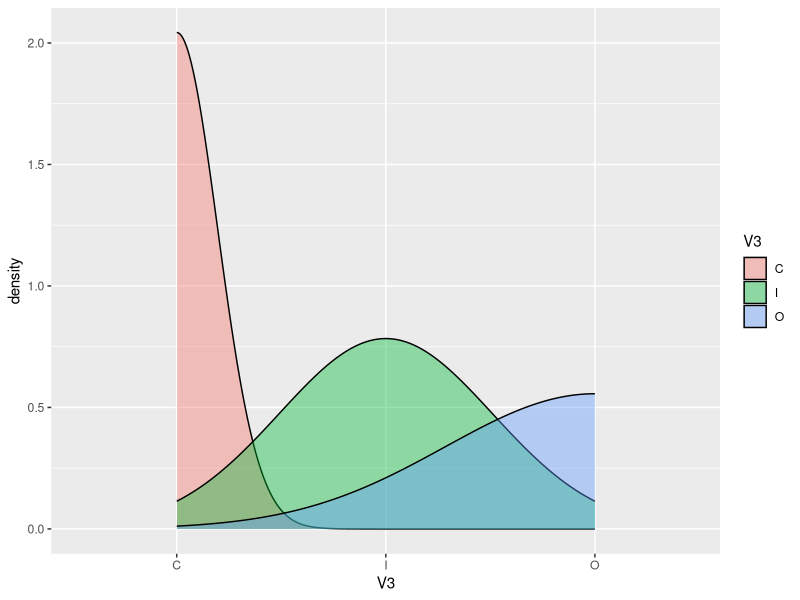
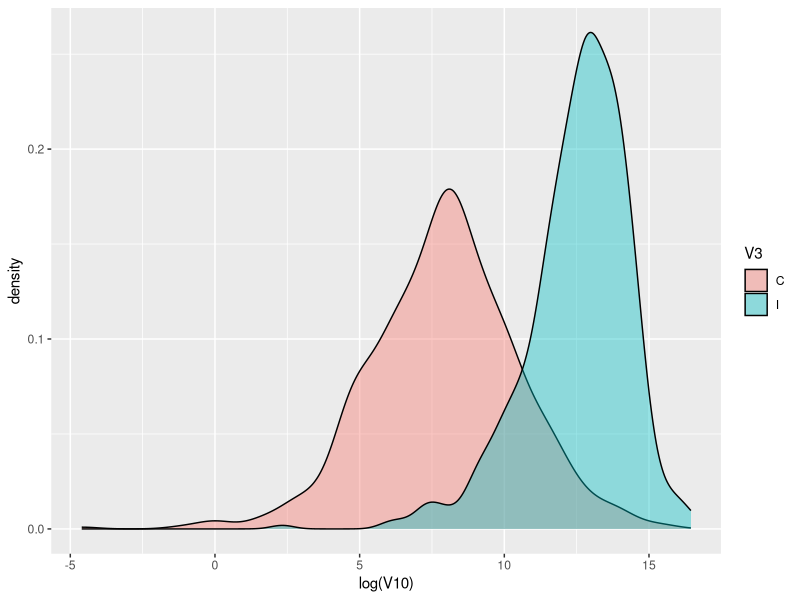
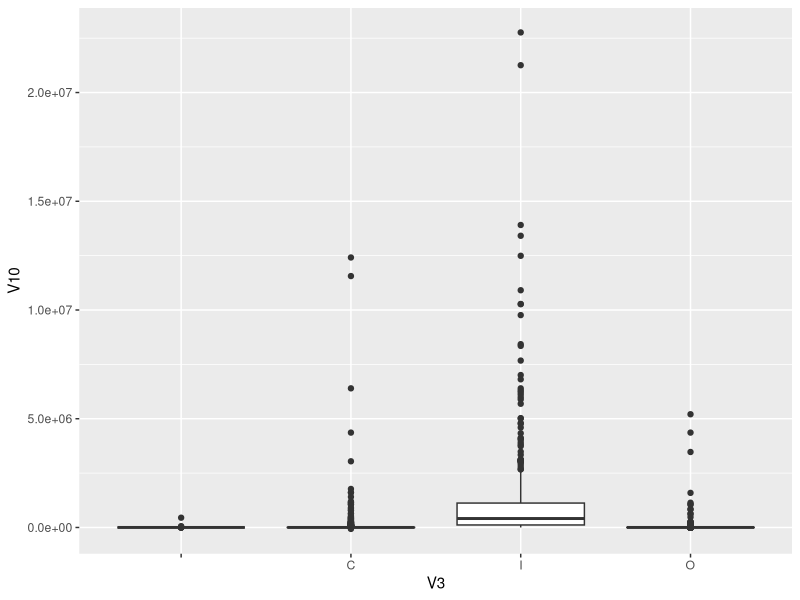

Here is the R script that generated these plots, in order:
## ---- chunk 1
#Loading packages
library(tidyverse)
library(haven)
library(psych)
## ---- chunk 2
#Importing data fec22.txt local disc 
setwd("/Volumes/TOSHIBA EXT/1.1_Columbia University/Fall 2023/POLSGU4716_001_2023_3 - Data Science for Political Analytics/data_science_pol_anlt/Homework/")
getwd()

fec22.df <- read.delim("fec22.txt", header=FALSE, , sep = "|")
## ---- chunk 3
# Number of records/observations in the data
print(dim(fec22.df))
names(fec22.df)
str(fec22.df) #V21-v25 variables with constant NA values
head(fec22.df)
tail(fec22.df)
## ---- chunk 4
str(fec22.df) #V21-v25 variables with constant NA values
print(describe(fec22.df[,c(21:25)]))
## ---- chunk 5
sen_df <- fec22.df %>%
filter(V20 == 0)

describe(sen_df$V20)
summary(sen_df$V20)

hou_df <-fec22.df %>%
filter(V20 > 0)

describe(hou_df$V20)
summary(hou_df$V20)
## ---- chunk 6
results <- matrix(NA, nrow = 2, ncol = 3 ) 
results[1,1] <- round(mean(sen_df$V6),0)
results[1,2] <- round(median(sen_df$V6),0)
results[1,3] <- round(sd(sen_df$V6),0)
results[2,1] <- round(mean(hou_df$V6),0)
results[2,2] <- round(median(hou_df$V6),0)
results[2,3] <- round(sd(hou_df$V6),0)

colnames(results) <- c("Mean","Median","SD")
rownames(results) <- c("Senate candidates"," House candidates")
results <- tibble(results)
print(results)
## ---- chunk 7
fec22.df %>%
group_by(V20==0) %>%
summarise(mean = mean(V6, na.rm = TRUE),
          median = median(V6, na.rm = TRUE),
          sd = sd(V6, na.rm = TRUE))
## ---- chunk 8
# Density Plot for House candidates
hou_df2 <- hou_df %>%
filter(V3 == "I" | V3 == "O" | V3 == "C")
p <- ggplot(hou_df2, aes(x=V3, fill= V3)) + 
  geom_density(alpha=0.4)
  
print(p)
## ---- chunk 9
hou_df2 <- hou_df %>%
filter(V3 == "I" |  V3 == "C")
p <- ggplot(hou_df2, aes(x=log(V10), y = ..density.., fill= V3)) + 
  geom_density(alpha=0.4)
  
print(p)
## ---- chunk 10
ggplot(fec22.df, aes(x = V3, y = V10))+
geom_boxplot()
